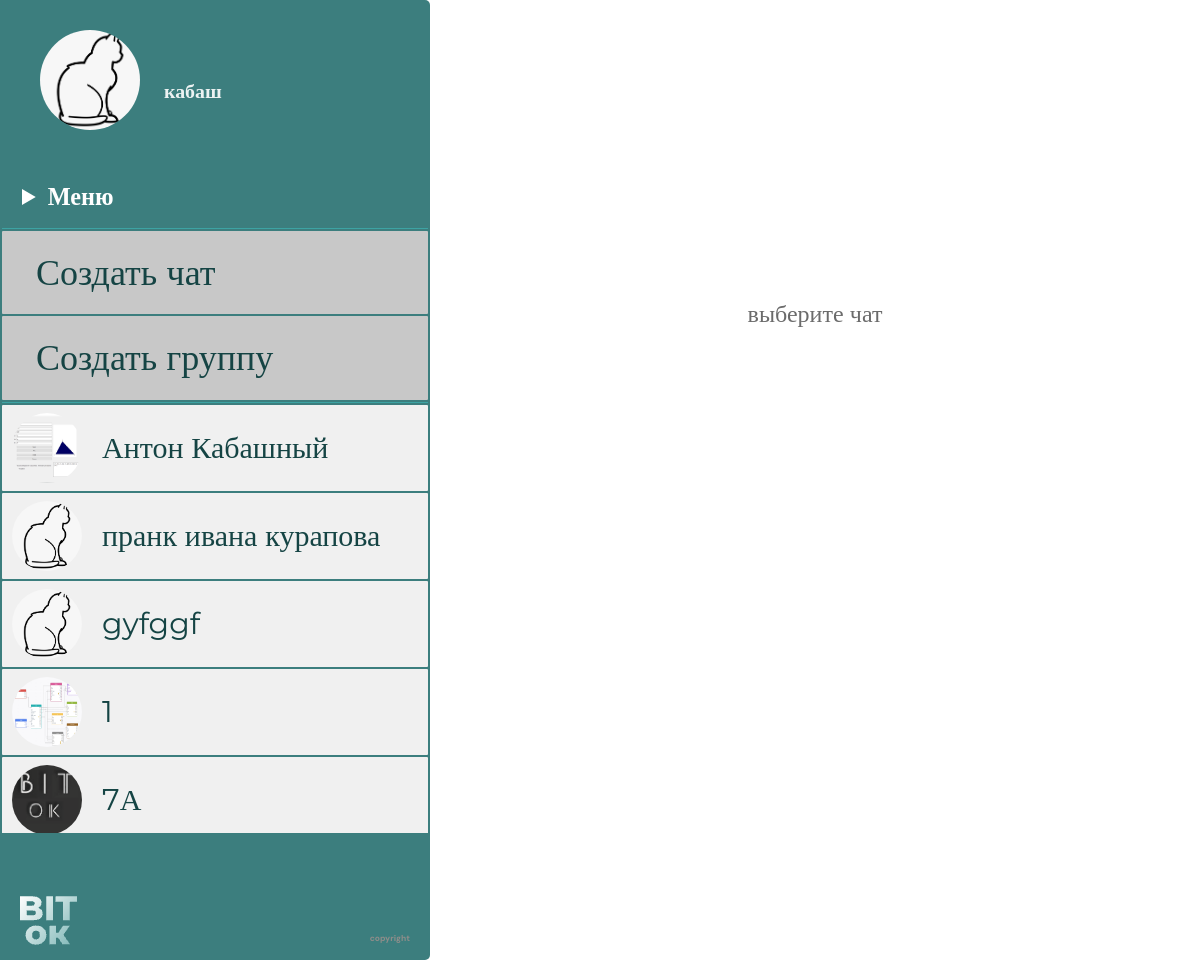
The page /chats (signed in) on the database its author committed.
### data/user.py (models this page shows, shortened)
class User(SqlAlchemyBase, UserMixin):
    __tablename__ = 'user'
    id = sqlalchemy.Column(sqlalchemy.Integer,
                           primary_key=True, autoincrement=True)
    name = sqlalchemy.Column(sqlalchemy.String, nullable=True)
    email = sqlalchemy.Column(sqlalchemy.String,
                              index=True, unique=True, nullable=True)
    hashed_password = sqlalchemy.Column(sqlalchemy.String, nullable=True)
    publications = sqlalchemy.Column(sqlalchemy.String, nullable=True)
    friends = sqlalchemy.Column(sqlalchemy.String, nullable=True)
    potential_friends = sqlalchemy.Column(sqlalchemy.String, nullable=True)
    photo = sqlalchemy.Column(sqlalchemy.String)
    messages = sqlalchemy.Column(sqlalchemy.String)
    messages_bad = sqlalchemy.Column(sqlalchemy.String)
    about = sqlalchemy.Column(sqlalchemy.String)
    form = sqlalchemy.Column(sqlalchemy.String)
    informal_name = sqlalchemy.Column(sqlalchemy.Integer)
    role = sqlalchemy.Column(sqlalchemy.Integer)
    chats = sqlalchemy.Column(sqlalchemy.String)
    idstr = sqlalchemy.Column(sqlalchemy.String)
    current_form = sqlalchemy.Column(sqlalchemy.String)

### data/private_chat.py (models this page shows)
class PrivateChat(SqlAlchemyBase):
    __tablename__ = 'privatechat'
    id = sqlalchemy.Column(sqlalchemy.Integer,
                           primary_key=True, autoincrement=True)
    name1 = sqlalchemy.Column(sqlalchemy.String)
    name2 = sqlalchemy.Column(sqlalchemy.String)
    user1 = sqlalchemy.Column(sqlalchemy.Integer)
    user2 = sqlalchemy.Column(sqlalchemy.Integer)
    photo1 = sqlalchemy.Column(sqlalchemy.String)
    photo2 = sqlalchemy.Column(sqlalchemy.String)

### data/chat.py (models this page shows)
class Chat(SqlAlchemyBase):
    __tablename__ = 'chat'
    id = sqlalchemy.Column(sqlalchemy.Integer,
                           primary_key=True, autoincrement=True)
    name = sqlalchemy.Column(sqlalchemy.String, nullable=True)
    admin = sqlalchemy.Column(sqlalchemy.Integer)
    photo = sqlalchemy.Column(sqlalchemy.String)
    peoples = sqlalchemy.Column(sqlalchemy.String)
    count_peoples = sqlalchemy.Column(sqlalchemy.Integer)

### main.py (the view)
@app.route('/chats')
def chats():
    data = db_sess.query(Chat).filter(Chat.peoples.like(f'%{current_user.id}%')).all()
    data2 = db_sess.query(PrivateChat).filter(
        or_(PrivateChat.user2 == current_user.id, PrivateChat.user1 == current_user.id)).all()
    return render_template('chats.html', title='Группы', data=data, data2=data2)

### data/db_session.py (called while the page is built)
def create_session() -> Session:
    global __factory
    return __factory()

### main.py (called while the page is built)
@login_manager.user_loader
def load_teacher(user_id):
    db_sess = db_session.create_session()
    return db_sess.query(User).get(user_id)

### templates/chats.html (shortened to what this page needs)
<!DOCTYPE html>
<html lang="en">
<head>
    <link rel="stylesheet" href="../static/css/chats_style/chats_style.css">
</head>
<body>
    {% if current_user.is_authenticated %}
    <div class="site">
        <div class="site_left">
            <div class="profile">
                <div class="profile__img-wrapper">
                    <img src="/static/profile_photos/{{current_user.photo}}" alt="" class="profile__img">
                </div>
                <a href="/profile" class="profile__name" display="block">{{current_user.name}}</a>
            </div>
            <nav class="menu">
                <details class="menu__deatils-block">
                    <summary class="menu__title">Меню</summary>
                </details>
                <ul class="menu__buttons">
                    <li><a href="add_private" class="menu__link">Создать чат</a></li>
                    <li><a href="add_chat" class="menu__link">Создать группу</a></li>
                </ul>
                <ul class="menu__chats">
                    {% for item in data2%}
                    <a href="read_private_chat/{{item.id}}" class="chat" width="400">
                        {% if current_user.id == item.user1%}
                        <h2 class="chat__name">{{item.name1}}</h2>
                        <img class="chat__img" src="/static/profile_photos/{{item.photo2}}" width="70" height="70">
                        {% else %}
                        <h2 class="chat__name">{{item.name2}}</h2>
                        <img class="chat__img" src="/static/profile_photos/{{item.photo1}}" width="70" height="70">
                        {% endif %}
                    </a>
                    {% endfor %}
                    {% for item in data%}
                    <a href="read_chat/{{item.id}}" class="chat" width="400">
                        <h2 class="chat__name">{{item.name}}</h2>
                        <img class="chat__img" src="/static/chat_imgs/{{item.photo}}" width="70" height="70">
                    </a>
                    {% endfor %}
                </ul>
            </nav>
            <footer class="footer">
                <a href="/index" class="footer__logo"><img src="/static/img/logo_footer.png" alt=""></a>
                <p class="footer__copyright">copyright</p>
            </footer>
        </div>
        <div class="site_right">
            <p>выберите чат</p>
        </div>
    </div>
    {% endif %}
</body>
</html>

### static/css/chats_style/chats_style.css (style rules this page uses)
* { padding: 0; margin: 0; border: 0; }
*, *:before, *:after { box-sizing: border-box; }
nav, footer, header, aside { display: block; }
html, body { height: 100%; width: 100%; font-size: 100%; line-height: 1; font-size: 14px; -ms-text-size-adjust: 100%; -moz-text-size-adjust: 100%; -webkit-text-size-adjust: 100%; }
a, a:visited { text-decoration: none; }
ul li { list-style: none; }
img { vertical-align: top; }
h1, h2, h3, h4, h5, h6 { font-size: inherit; font-weight: 400; }
.site { display: flex; position: relative; background-color: #fff; overflow: hidden; }
.site_left { position: sticky; z-index: 100; left: 0; top: 0; width: 430px; height: 100vh; border-radius: 0px 5px 5px 0px; background: rgb(60, 126, 126); }
.site_left .profile { display: flex; gap: 24px; padding: 30px 0px 50px 40px; }
.site_left .profile__img { width: 100%; height: 100%; border-radius: 50%; }
.site_left .profile__img-wrapper { width: 100px; height: 100px; background: rgb(60, 126, 126); border-radius: 50%; }
.site_left .profile__name { color: rgba(255, 255, 255, 0.9); font-family: Montserrat; font-size: 19.89px; font-weight: 700; line-height: 120%; letter-spacing: 0%; text-align: center; padding-top: 50px; }
.site_left .menu { overflow: auto; max-height: 68vh; padding: 2px; scrollbar-color: white rgb(60, 126, 126); }
.site_left .menu__deatils-block { overflow: hidden; }
.site_left .menu__buttons { display: flex; flex-direction: column; gap: 2px; padding-top: 2px; padding-bottom: 2px; }
.site_left .menu__buttons a { background-color: #c8c8c8; }
.site_left .menu__buttons::after, .site_left .menu__buttons:before { content: ""; width: 100%; height: 1px; background: rgb(61, 163, 163); }
.site_left .menu__title { color: rgb(255, 255, 255); font-family: Montserrat; font-size: 24.27px; font-weight: 700; line-height: 120%; letter-spacing: 0%; text-align: left; margin-bottom: 15px; padding-left: 20px; cursor: pointer; }
.site_left .menu__link { display: block; border-radius: 1px; background: rgb(255, 255, 255); width: 100%; padding: 20px 34px; color: rgb(21, 68, 68); font-family: Montserrat; font-size: 36px; font-weight: 400; line-height: 120%; letter-spacing: 0%; text-align: left; }
.site_left .footer { position: absolute; left: 0; bottom: 0; display: flex; justify-content: space-between; align-items: flex-end; width: 100%; padding: 0 20px 15px 20px; }
.site_left .footer__copyright { color: rgb(142, 141, 138); font-family: "DM Sans"; font-size: 8.42px; font-weight: 800; line-height: 130%; letter-spacing: 0px; text-align: center; }
.site_right { position: absolute; top: 0; width: 100vw; padding-left: 430px; }
.site_right p { color: rgb(107, 107, 107); font-family: Montserrat; font-size: 24px; font-weight: 400; line-height: 120%; letter-spacing: 0%; text-align: center; padding-top: 300px; }
.menu__chats { display: flex; flex-direction: column; gap: 2px; }
.chat { display: block; border-radius: 1px; background: rgb(240, 240, 240); display: flex; flex-direction: row-reverse; justify-content: start; align-items: center; gap: 20px; padding: 8px 10px; }
.chat__name { color: rgb(21, 68, 68); font-family: Montserrat; font-size: 30px; font-weight: 400; line-height: 120%; text-align: left; }
.chat__img { border-radius: 50%; }

### rows shown on the page
User: photo (picture), name "кабаш"
PrivateChat: name1 "Антон Кабашный", photo2 (picture)
PrivateChat: name1 "пранк ивана курапова", photo2 (picture)
PrivateChat: {{ item.id }} 4 (drawn), name2 "gyfggf", photo1 (picture)
Chat: name "1", photo (picture)
Chat: name "7А", photo (picture)
